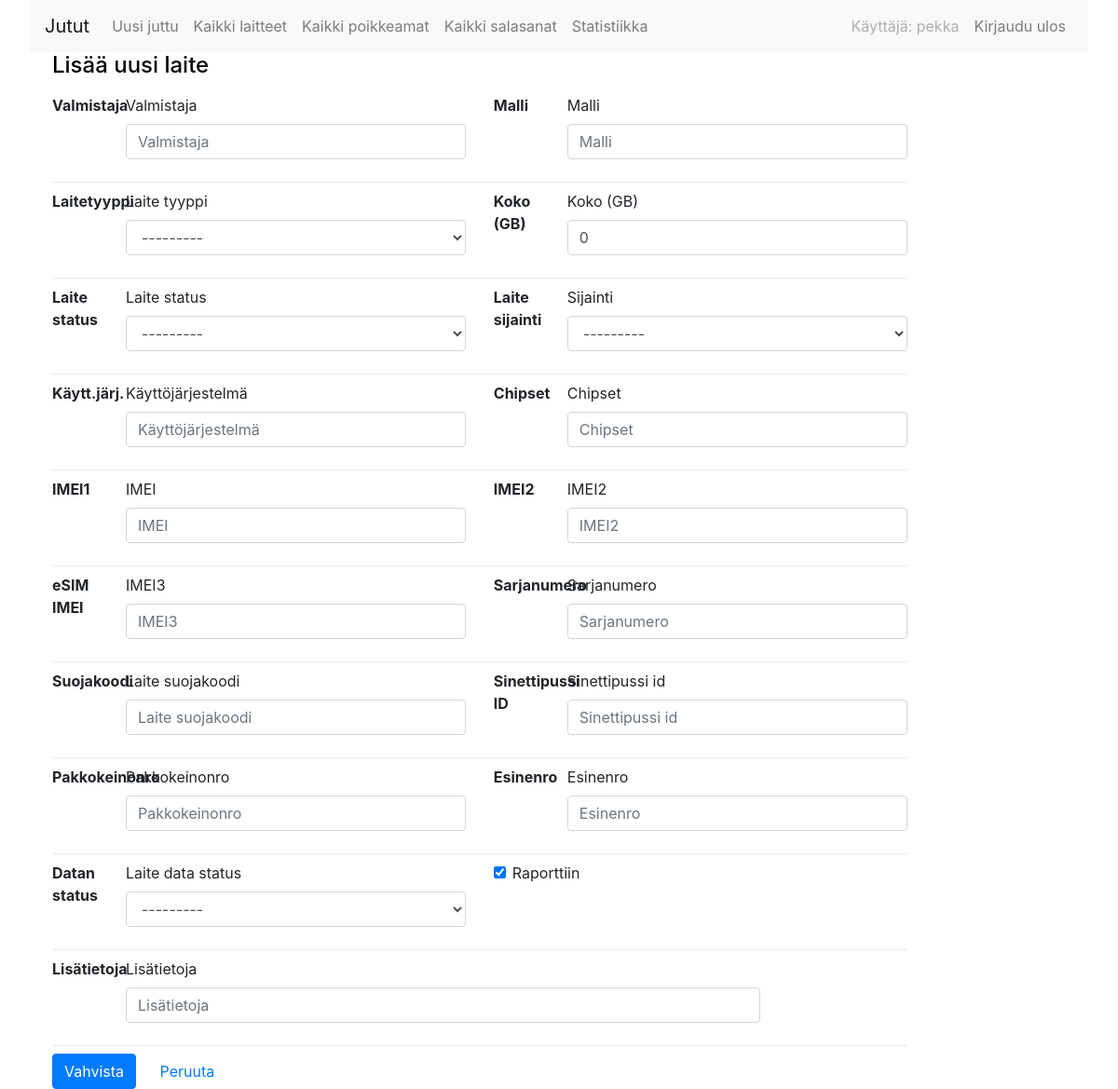
Screenshot of /laites/uusi_laite_with_pk/1/ (signed in) with the database file from the repository.
### laite/models.py (models this page shows)
class LaiteStatus(models.Model):
    laite_status = models.CharField(max_length=512, blank=True)
    on_aktiivinen = models.BooleanField(default=True)
    def __str__(self):
        return self.laite_status

class LaiteDataStatus(models.Model):
    laite_data_status = models.CharField(max_length=512, blank=True)
    on_aktiivinen = models.BooleanField(default=True)
    datatyyppi_sailytyksessa = models.BooleanField(default=False)
    def __str__(self):
        return self.laite_data_status

### laite/views.py (the view, shortened to what this page needs)
# urls.py: path('uusi_laite_with_pk/<int:pk>/', views.CreateLaiteView_with_pk.as_view(), name="uusi_laite_pk"),
class CreateLaiteView_with_pk(LoginRequiredMixin, generic.CreateView):
    fields = [
        'valmistaja',
        'malli',
        'laite_tyyppi',
        'kapasiteetti',
        'IMEI',
        'IMEI2',
        'IMEI3',
        'sarjanumero',
        'kayttojarjestelma',
        'chipset',
        'laite_suojakoodi',
        'pakkokeinonro',
        'esinenro',
        'sinettipussi_id',
        'lisatietoja',
        'laite_status',
        'sijainti',
        'raporttiin',
        'laite_data_status',
        ]
    model = models.Laite

### custom_context_processor.py (called while the page is built)
def year_renderer(request):
    return {
       'this_year': datetime.datetime.today().year,
    }

### laite/laite_context_processor.py (called while the page is built)
def laite_renderer(request):
    return { 'all_laites': Laite.objects.all()}

def laite_juttu_pk(request):
    return { 'laite_juttu_pk' : request.GET }

### laite/models.py (called while the page is built)
    def __str__(self):
        return self.laitetyyppi

    def __str__(self):
        return self.laitesijainti

### laite/templates/laite/laite_form.html (shortened to what this page needs)
{% extends "laite/laite_base.html" %}
{% load bootstrap3 %}
{% block laite_content %}
    <div class="col-sm-9 col-sm-offset-3 col-md-10 col-md-offset-2 main">
    <form class="form-laite" action="" method="POST">
        <div class="laite-form">
        {% if laite.juttu %}
                <h4 style="color:black;">Muokkaa laite</h4>
                <div class="row flex-row">
                    <div class="col-sm-1"><strong>Juttu</strong></div>
                    <div class="col-sm-2">{% bootstrap_field form.juttu layout="inline" %}</div>
                </div>
            {% else %}
                <h4 style="color:black;">Lisää uusi laite</h4>
        {% endif %}
            <div class="row flex-row">
                <div class="col-sm-1"><strong>Valmistaja</strong></div>
                <div class="col-sm-5">{% bootstrap_field form.valmistaja layout="inline"%}</div>
                <div class="col-sm-1"><strong>Malli</strong></div>
                <div class="col-sm-5">{% bootstrap_field form.malli layout="inline" %}</div>
            </div>
            <div class="dropdown-divider"></div>
            <div class="row flex-row" style:"background-color:whitesmoke;">
                <div class="col-md-1"><strong>Laitetyyppi</strong></div>
                <div class="col-md-5">{% bootstrap_field form.laite_tyyppi layout="inline" %}</div>
                <div class="col-md-1"><strong>Koko (GB)</strong></div>
                <div class="col-md-5">{% bootstrap_field form.kapasiteetti layout="inline" %}</div>
            </div>
            <div class="dropdown-divider"></div>
            <div class="row flex-row">
                <div class="col-md-1"><strong>Laite status</strong></div>
                <div class="col-md-5">{% bootstrap_field form.laite_status layout="inline" %}</div>
                <div class="col-md-1"><strong>Laite sijainti</strong></div>
                <div class="col-md-5">{% bootstrap_field form.sijainti layout="inline" %}</div>
            </div>
            <div class="dropdown-divider"></div>
            <div class="row flex-row">
                <div class="col-md-1"><strong>Käytt.järj.</strong></div>
                <div class="col-md-5">{% bootstrap_field form.kayttojarjestelma layout="inline" %}</div>
                <div class="col-md-1"><strong>Chipset</strong></div>
                <div class="col-md-5">{% bootstrap_field form.chipset layout="inline" %}</div>
            </div>
            <div class="dropdown-divider"></div>
            <div class="row flex-row">
                <div class="col-md-1"><strong>IMEI1</strong></div>
                <div class="col-md-5">{% bootstrap_field form.IMEI layout="inline" %}</div>
                <div class="col-md-1"><strong>IMEI2</strong></div>
                <div class="col-md-5">{% bootstrap_field form.IMEI2 layout="inline" %}</div>
            </div>
            <div class="dropdown-divider"></div>
            <div class="row flex-row">
                <div class="col-md-1"><strong>eSIM IMEI</strong></div>
                <div class="col-md-5">{% bootstrap_field form.IMEI3 layout="inline" %}</div>
                <div class="col-md-1"><strong>Sarjanumero</strong></div>
                <div class="col-md-5">{% bootstrap_field form.sarjanumero layout="inline" %}</div>
            </div>
            <div class="dropdown-divider"></div>
            <div class="row flex-row">
                <div class="col-md-1"><strong>Suojakoodi</strong></div>
                <div class="col-md-5">{% bootstrap_field form.laite_suojakoodi layout="inline" %}</div>
                <div class="col-md-1"><strong>Sinettipussi ID</strong></div>
                <div class="col-md-5">{% bootstrap_field form.sinettipussi_id layout="inline" %}</div>
            </div>
            <div class="dropdown-divider"></div>
            <div class="row flex-row">
                <div class="col-md-1"><strong>Pakkokeinonro</strong></div>
                <div class="col-md-5">{% bootstrap_field form.pakkokeinonro layout="inline" %}</div>
                <div class="col-md-1"><strong>Esinenro</strong></div>
                <div class="col-md-5">{% bootstrap_field form.esinenro layout="inline" %}</div>
            </div>
            <div class="dropdown-divider"></div>
            <div class="row flex-row">
                <div class="col-md-1"><strong>Datan status</strong></div>
                <div class="col-md-5">{% bootstrap_field form.laite_data_status layout="inline" %}</div>
                <div class="col-sm-1">{% bootstrap_field form.raporttiin layout="inline" %}</div>
            </div>
            <div class="dropdown-divider"></div>
            <div class="row flex-row">
                <div class="col-md-1"><strong>Lisätietoja</strong></div>
                <div class="col-md-9">{% bootstrap_field form.lisatietoja layout="inline" %}</div>
            </div>
            <div class="dropdown-divider"></div>
            {% buttons %}
            <button type="submit" class="btn btn-primary">Vahvista</button>
            <button class="btn btn-link" onclick="javascript:history.back();">Peruuta</button>
            {% endbuttons %}
        </div>
    </div>
{% endblock laite_content %}

### templates/base.html (shortened to what this page needs)
<!DOCTYPE html>
{% load static %}
{% load my_tags %}
<html lang="en">
<head>
    <link rel="stylesheet" href="{% static 'css/bootstrap.min.css' %}">
    <link rel="stylesheet" href="{% static 'css/kirjuri.css' %}">
</head>
<body>
    <div class="base-container">
    {% if user.is_authenticated %}
    <nav class="navbar navbar-expand-lg navbar-light bg-light sticky-top">
            <a class="navbar-brand" href="{% url 'juttu:juttu_list' %}">Jutut</a>
            <div class="collapse navbar-collapse" id="navbarNav">
                <ul class="navbar-nav">
                    <li>
                        <a class="nav-item nav-link" href="{% url 'juttu:uusi_juttu' %}">Uusi juttu</a>
                    </li>
                    <li>
                        <a class="nav-item nav-link" href="{% url 'laite:laite_list' %}">Kaikki laitteet <span class="sr-only">(current)</span></a>
                    </li>
                    <li>
                        <a class="nav-item nav-link" href="{% url 'juttu:poikkeamat_list' %}">Kaikki poikkeamat <span class="sr-only">(current)</span></a>
                    </li>
                    <li>
                        <a class="nav-item nav-link" href="{% url 'kaikki_salasanat' %}">Kaikki salasanat <span class="sr-only">(current)</span></a>
                    </li>
                    <li>
                        <a class="nav-item nav-link" href="{% url 'statistiikka' year=this_year %}">Statistiikka <span class="sr-only">(current)</span></a>
                    </li>
                </ul>
            </div>
            <div class="navbar-collapse">
                <ul class="navbar-nav ml-auto">
                    <li class="nav-item">
                        <a class="nav-item nav-link disabled" href="">{% if user.is_authenticated %}Käyttäjä: {{ user.username }} {% else %}Vieras{% endif %} </a>
                </li>
                <li class="nav-item">
                    {% if user.is_authenticated %}
                    <a class="nav-item nav-link" href="{% url 'accounts:logout' %}">Kirjaudu ulos</a>
                    {% else %}
                    <a class="nav-item nav-link" href="{% url 'accounts:login' %}">Kirjaudu sisään</a>
                    {% endif %}
                </li>
            </ul>
        </div>
    </nav>
    {% endif %}
    {% block content %}
    {% endblock content %}
</div>
</body>
</html>

### static/css/kirjuri.css (style rules this page uses)
.btn { margin-right: 0.5em; }
.base-container { margin-right: 2em; margin-left: 2em; min-width: 90%; }
.laite-form { margin-left: 1.5em; }

### rows the page displays
LaiteStatus: laite_status "---------"
LaiteDataStatus: laite_data_status "---------"

### other values shown
{{ user.username }} "pekka"
